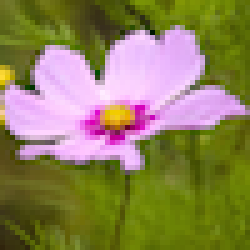
#> input picture flower.png, 50 x 50 px, found by its file name (shown 5 times larger)
$ jupyter execute preprocessing.ipynb
#> lines starting #> are read from the running program, lines starting #| are printed output that depends on the picture
[cell 1]
import cv2
import numpy as np
import matplotlib.pyplot as plt

def load_and_normalize_image(image_path):
    """Load an image and normalize it to [0, 1]."""
    image = cv2.imread(image_path) / 255.0
    return image

def convert_to_grayscale(colored_image):
    """Convert a colored image to grayscale using the specified formula."""
    R = colored_image[:, :, 0]
    G = colored_image[:, :, 1]
    B = colored_image[:, :, 2]
    grayscale_image = 0.299 * R + 0.587 * G + 0.114 * B
    return grayscale_image.astype(np.float32)

def generate_known_colors_image(colored_image, num_pixels_to_keep):
    """Generate an image with a specified number of known colors."""
    known_colors_image = np.zeros_like(colored_image)

    # Randomly choose indices for known pixels
    indices = np.random.choice(colored_image.shape[0] * colored_image.shape[1],
                            size=num_pixels_to_keep, replace=False)

    # Reshape the images for easier pixel assignment
    known_colors_image = known_colors_image.reshape(-1, 3)
    colored_image_flat = colored_image.reshape(-1, 3)

    # Assign the known colors to the known_colors_image
    known_colors_image[indices] = colored_image_flat[indices]

    # Reshape back to the original image shape
    return known_colors_image.reshape(colored_image.shape)

def save_image(image, filename):
    """Save an image to a file after scaling to [0, 255] and converting to uint8."""
    cv2.imwrite(filename, image * 255.0)

def plot_images(grayscale_image, known_colors_images, titles):
    """Plot the grayscale image and a list of known colors images."""
    grayscale_image_rgb = cv2.cvtColor(grayscale_image, cv2.COLOR_GRAY2RGB)

    # Determine the number of rows and columns needed
    max_per_row = 3
    num_images = len(known_colors_images) + 1  # +1 for the grayscale image
    num_rows = (num_images + max_per_row - 1) // max_per_row  # Ceiling division

    # Create subplots
    fig, axs = plt.subplots(num_rows, max_per_row, figsize=(max_per_row * 5, num_rows * 5))

    # Flatten the axs array for easy indexing
    axs = axs.flatten() if num_rows > 1 else [axs]

    axs[0].imshow(grayscale_image_rgb)
    axs[0].set_title('Grayscale Image')
    axs[0].axis('off')

    # Plot the known colors images
    for i, (known_colors_image, title) in enumerate(zip(known_colors_images, titles), start=1):
        axs[i].imshow(known_colors_image)
        axs[i].set_title(title)
        axs[i].axis('off')

    # Hide any unused subplots
    for ax in axs[num_images:]:
        ax.axis('off')

    plt.show()

def main():
    # Step 1: Load the fully colored image
    colored_image = load_and_normalize_image('flower.png')

    # Step 2: Convert the colored image to grayscale
    grayscale_image = convert_to_grayscale(colored_image)
#> in convert_to_grayscale, `R = colored_image[:, :, 0]`:
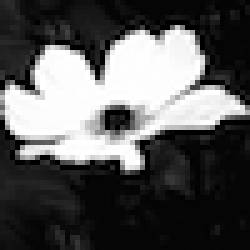
#> R: shape (50, 50) float64 (shown 5 times larger); min 0, max 1, mean 0.343
#> in convert_to_grayscale, `G = colored_image[:, :, 1]`:
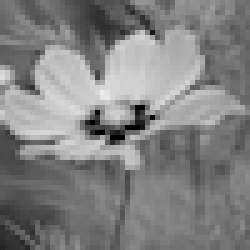
#> G: shape (50, 50) float64 (shown 5 times larger); min 0, max 0.925, mean 0.508
#> in convert_to_grayscale, `B = colored_image[:, :, 2]`:
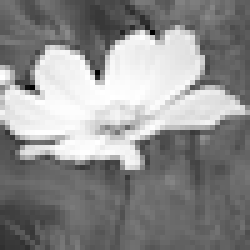
#> B: shape (50, 50) float64 (shown 5 times larger); min 0, max 1, mean 0.552
#> in convert_to_grayscale, `grayscale_image = 0.299 * R + 0.587 * G + 0.114 * B`:
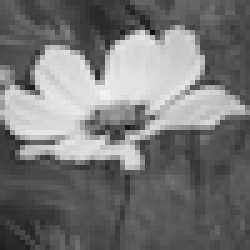
#> grayscale_image: shape (50, 50) float64 (shown 5 times larger); min 0.0552, max 0.956, mean 0.464

    # Step 3: Generate known colors images with different numbers of pixels
    num_pixels_list = [750,1000,1500,2000,2250]
    known_colors_images = [generate_known_colors_image(colored_image, num_pixels) for num_pixels in num_pixels_list]
#> in generate_known_colors_image, `colored_image_flat = colored_image.reshape(-1, 3)`: colored_image_flat = 2500 rows, first 8: [0.145, 0.443, 0.435], [0.169, 0.467, 0.447], [0.157, 0.463, 0.435], [0.106, 0.42, 0.384], [0.0588, 0.369, 0.337], [0.0353, 0.337, 0.31], [0.0392, 0.349, 0.322], [0.0667, 0.416, 0.396]
#> known_colors_images = 5 items

    # Step 4: Save the grayscale and known colors images
    save_image(grayscale_image, 'grayscale_image.png')
    for num_pixels, known_colors_image in zip(num_pixels_list, known_colors_images):
        save_image(known_colors_image, f'known_colors_image_{num_pixels}.png')
#> this loop made 5 passes
#> num_pixels on passes 1 to 5: 750, 1000, 1500, 2000, 2250
#> pass 1, in save_image (call 2), `cv2.imwrite(filename, image * 255.0)`:
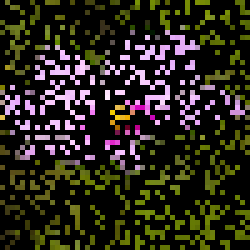
#> saved as known_colors_image_750.png: shape (50, 50, 3) (shown 5 times larger); mean B, G, R 27.1, 39.1, 42.6
#> pass 2, in save_image (call 3), `cv2.imwrite(filename, image * 255.0)`:
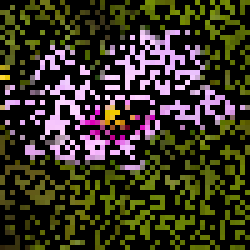
#> saved as known_colors_image_1000.png: shape (50, 50, 3) (shown 5 times larger); mean B, G, R 35.8, 52, 57

    # Step 5: Plot the results
    titles = [f'Known Colors Image ({num_pixels} pixels)' for num_pixels in num_pixels_list]
#> titles = ['Known Colors Image (750 pixels)', 'Known Colors Image (1000 pixels)', 'Known Colors Image (1500 pixels)', 'Known Colors Image (2000 pixels)', 'Known Colors Image (2250 pixels)']
    plot_images(grayscale_image, known_colors_images, titles)
#> in plot_images, `num_images = len(known_colors_images) + 1`: num_images = 6
#> in plot_images, `num_rows = (num_images + max_per_row - 1) // max_per_row`: num_rows = 2
#> the loop in plot_images, `for i, (known_colors_image, title) in enumerate(zip(known_colors_image..` made 5 passes
#> in plot_images, `plt.show()`:
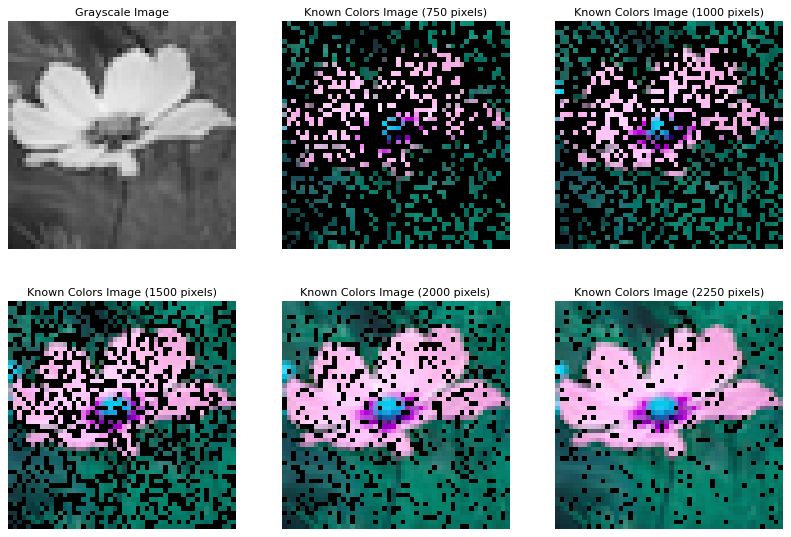
#> figure drawn by matplotlib, 6 panels

if __name__ == "__main__":
    main()
